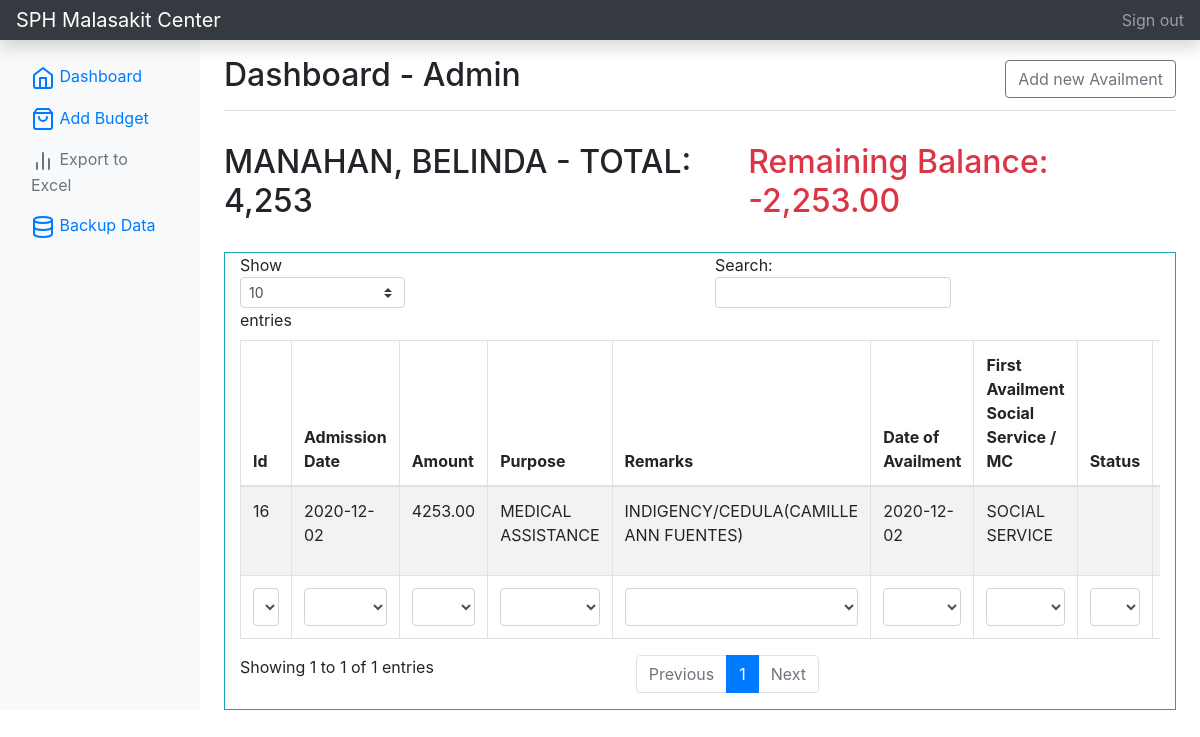
/addAvailment.php?id=1&client_id=9 (signed in), run on the app's committed database.
### tables this page shows
CREATE TABLE IF NOT EXISTS `tbl_client` (
  `id` int(24) unsigned NOT NULL AUTO_INCREMENT,
  `fullname` varchar(255) NOT NULL,
  `fullname_client` varchar(255) NOT NULL,
  `age` int(12) NOT NULL,
  `gender` varchar(50) NOT NULL,
  `client_admission` varchar(50) DEFAULT NULL,
  `address` varchar(50) NOT NULL,
  `birthdate` varchar(50) NOT NULL,
  `requirements` varchar(255) NOT NULL,
  `patient_status` varchar(50) DEFAULT NULL,
  `accountable` varchar(50) DEFAULT NULL,
  PRIMARY KEY (`id`)
);

CREATE TABLE IF NOT EXISTS `listofavailment` (
  `id` int(10) unsigned NOT NULL AUTO_INCREMENT,
  `client_id` int(10) unsigned DEFAULT NULL,
  `user` varchar(50) DEFAULT NULL,
  `admissiondate` varchar(50) DEFAULT NULL,
  `amount` varchar(50) DEFAULT NULL,
  `purpose` varchar(255) DEFAULT NULL,
  `remarks` varchar(255) DEFAULT NULL,
  `firstavailment` varchar(50) DEFAULT NULL,
  `dateofavailment` varchar(50) DEFAULT NULL,
  `status` varchar(50) DEFAULT NULL,
  PRIMARY KEY (`id`)
);

### addAvailment.php (the view, shortened to what this page needs)
    <?php
include_once('connection.php');
$client_id = $_GET['client_id'];
$user_fullname =  $_SESSION['user_fullname'];
$sql = "SELECT * FROM tbl_client WHERE id = $client_id";
$result = mysqli_query($conn, $sql);
if (mysqli_num_rows($result) > 0) {
    while ($row = mysqli_fetch_assoc($result)) {
        $client_name = $row['fullname'];
    }
}
if (isset($_SESSION['loggedin'])) {
?>
<!doctype html>
<html lang="en">
  <head>
<link href="./assets/css/bootstrap.min.css" rel="stylesheet">
    <link href="./assets/css/bootstrap.min2.css" rel="stylesheet">
  </head>
  <body>
    <nav class="navbar navbar-dark sticky-top bg-dark flex-md-nowrap p-0 shadow">
  <a class="navbar-brand col-md-3 col-lg-2 mr-0 px-3" href="home.php?id=<?php echo $_GET['id'] ?>">SPH Malasakit Center</a>
  <ul class="navbar-nav px-3">
    <li class="nav-item text-nowrap">
      <a class="nav-link" href="logout.php">Sign out</a>
    </li>
  </ul>
</nav>
<div class="container-fluid">
  <div class="row">
  <?php include 'sidebar.php';?>
    <main role="main" class="col-md-9 ml-sm-auto col-lg-10 px-md-4">
      <div class="d-flex justify-content-between flex-wrap flex-md-nowrap align-items-center pt-3 pb-2 mb-3 border-bottom">
        <h1 class="h2">Dashboard - <?php echo $user_fullname ?></h1>
        <button  class="btn btn-md btn-outline-secondary" type="button" data-toggle="collapse" data-target="#newClientCollapse" aria-expanded="false" aria-controls="newClientCollapse">
            Add new Availment
        </button>
      </div>
        <div class="d-flex justify-content-between flex-wrap flex-md-nowrap align-items-center pt-3 pb-2 mb-3">
        <?php
            $client_id = $_GET['client_id'];
            $sql = "SELECT SUM(amount) AS total FROM listofavailment WHERE client_id = $client_id AND status != 'Complete'  GROUP BY admissiondate";
            $result = mysqli_query($conn, $sql);
            if (mysqli_num_rows($result) > 0) {
                while ($row = mysqli_fetch_assoc($result)) {
                    $total_rendered = $row['total'];
                }
            } else{
                $total_rendered = 0;
            }
        ?>
            <h1 class="h2"><?php
            if(isset($client_name)){
                echo $client_name;} ?> - TOTAL: <?php
                    if($total_rendered == 0){
                        echo "0";
                    } else{
                        echo number_format($total_rendered);
                    }
                ?></h1>
                <h2 class="text-danger">
                    <?php
                    $client_id = $_GET['client_id'];
                    $sql = "SELECT SUM(amount) as balance FROM listofavailment WHERE client_id = $client_id && status != 'Complete' ";
                        $result = mysqli_query($conn, $sql);
                        if (mysqli_num_rows($result) > 0) {
                            while ($row = mysqli_fetch_assoc($result)) {
                            $balance = $row['balance'];
                            $total =  2000 - $balance;
                            echo 'Remaining Balance: ' . number_format($total, 2);
                            }
                        }
                    ?>
                </h2>
        </div>
            <div class="container-fluid mt-3">
                <div class="row">
                        <div class="col-md-12 border border-info">
                            <div class="table-responsive">
                            <table id="example" class="table table-striped table-bordered" style="width:100%">
                                <thead>
                                    <tr>
                                        <th>Id</th>
                                        <th>Admission Date</th>
                                        <th>Amount</th>
                                        <th>Purpose</th>
                                        <th>Remarks</th>
                                        <th>Date of Availment</th>
                                        <th>First Availment Social Service / MC</th>
                                        <th>Status</th>
                                        <th>Accountable</th>
                                    </tr>
                                </thead>
                                <tbody>
                                <?php
                                $sql = "SELECT * FROM view_clientinfo WHERE client_id = $client_id AND status != 'Complete'  ORDER BY id desc";
                                    $result = mysqli_query($conn, $sql);
                                    if ($result) {
                                        while ($row = mysqli_fetch_assoc($result)) {
                                            $avail_id = $row['id'];
                                            $user = $row['user'];
                                            $admissiondate = $row['admissiondate'];
                                            $amount = $row['amount'];
                                            $remarks = $row['remarks'];
                                            $purpose = $row['purpose'];
                                            $firstavailment = $row['firstavailment'];
                                            $dateofavailemnt = $row['dateofavailment'];
                                            $status = $row['status'];
                                            echo '
                                                <tr>
                                                    <td>' . $avail_id . '</td>
                                                    <td>' . $admissiondate . '</td>
                                                    <td>' . $amount . '</td>
                                                    <td>' . $purpose . '</td>
                                                    <td>' . $remarks . '</td>
                                                    <td>' . $dateofavailemnt . '</td>
                                                    <td>' . $firstavailment . '</td>
                                                    <td>' . $status . '</td>
                                                    <td>' . $user . '</td>
                                                    <td align="center">
                                                     <a href="editAvailment.php?id='.$_GET['id'].'&avail_id='.$avail_id.'" class="btn btn-md btn-outline-secondary"><span data-feather="send"></span> Edit</a>
                                                    </button>
                                                    </td>
                                                </tr>
                                                ';
                                        }
                                    }
                                    ?>
                                </tbody>
                                <tfoot>
                                    <tr>
                                        <th>Id</th>
                                        <th>Admission Date</th>
                                        <th>Amount</th>
                                        <th>Purpose</th>
                                        <th>Remarks</th>
                                        <th>Date of Availment</th>
                                        <th>First Availment Social Service / MC</th>
                                        <th>Status</th>
                                        <th>Accountable</th>
                                    </tr>
                                </tfoot>
                            </table>
                        </div>
                    </div>
                </div>
            </div>
    </main>
  </div>
</div>
    </body>
</html>
<?php
} else {
    $url = "./index.php";
    $url = str_replace(PHP_EOL, '', $url);
    header("Location: $url");
}
?>

### data on the page
tbl_client: fullname "MANAHAN, BELINDA"
listofavailment: id "16", admissiondate "2020-12-02", amount "4253.00", purpose "MEDICAL ASSISTANCE", remarks "INDIGENCY/CEDULA(CAMILLE ANN FUENTES)", dateofavailment "2020-12-02", firstavailment "SOCIAL SERVICE"

### other printed values
$user_fullname "Admin"
$total_rendered "4,253"
$total "-2,253.00"
